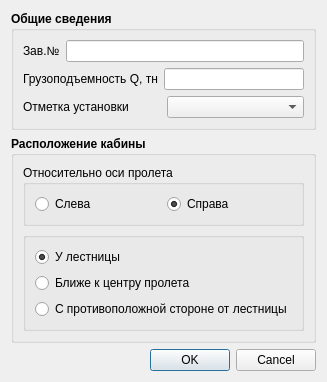
<?xml version="1.0" encoding="UTF-8"?>
<ui version="4.0">
 <class>Dialog</class>
 <widget class="QDialog" name="Dialog">
  <property name="windowModality">
   <enum>Qt::ApplicationModal</enum>
  </property>
  <property name="geometry">
   <rect>
    <x>0</x>
    <y>0</y>
    <width>295</width>
    <height>340</height>
   </rect>
  </property>
  <property name="maximumSize">
   <size>
    <width>295</width>
    <height>340</height>
   </size>
  </property>
  <property name="windowTitle">
   <string>Добавить кран</string>
  </property>
  <property name="modal">
   <bool>true</bool>
  </property>
  <layout class="QVBoxLayout" name="verticalLayout_4">
   <item>
    <widget class="QGroupBox" name="groupBox">
     <property name="font">
      <font>
       <weight>75</weight>
       <bold>true</bold>
      </font>
     </property>
     <property name="title">
      <string>Общие сведения</string>
     </property>
     <layout class="QVBoxLayout" name="verticalLayout">
      <item>
       <layout class="QHBoxLayout" name="horizontalLayout">
        <item>
         <widget class="QLabel" name="label">
          <property name="font">
           <font>
            <weight>50</weight>
            <bold>false</bold>
           </font>
          </property>
          <property name="text">
           <string>Зав.№</string>
          </property>
         </widget>
        </item>
        <item>
         <widget class="QLineEdit" name="CraneNumber"/>
        </item>
       </layout>
      </item>
      <item>
       <layout class="QHBoxLayout" name="horizontalLayout_2">
        <item>
         <widget class="QLabel" name="label_2">
          <property name="font">
           <font>
            <weight>50</weight>
            <bold>false</bold>
           </font>
          </property>
          <property name="text">
           <string>Грузоподъемность Q, тн</string>
          </property>
         </widget>
        </item>
        <item>
         <widget class="QLineEdit" name="LiftingCapacity"/>
        </item>
       </layout>
      </item>
      <item>
       <layout class="QHBoxLayout" name="horizontalLayout_3">
        <item>
         <widget class="QLabel" name="label_3">
          <property name="font">
           <font>
            <weight>50</weight>
            <bold>false</bold>
           </font>
          </property>
          <property name="text">
           <string>Отметка установки</string>
          </property>
         </widget>
        </item>
        <item>
         <widget class="QComboBox" name="PlanePoint"/>
        </item>
       </layout>
      </item>
     </layout>
    </widget>
   </item>
   <item>
    <widget class="QGroupBox" name="groupBox_2">
     <property name="font">
      <font>
       <weight>75</weight>
       <bold>true</bold>
      </font>
     </property>
     <property name="title">
      <string>Расположение кабины</string>
     </property>
     <layout class="QVBoxLayout" name="verticalLayout_3">
      <item>
       <widget class="QGroupBox" name="groupBox_3">
        <property name="font">
         <font>
          <weight>50</weight>
          <bold>false</bold>
         </font>
        </property>
        <property name="title">
         <string>Относительно оси пролета</string>
        </property>
        <layout class="QHBoxLayout" name="horizontalLayout_5">
         <item>
          <layout class="QHBoxLayout" name="horizontalLayout_4">
           <item>
            <widget class="QRadioButton" name="LeftAxisCrane">
             <property name="text">
              <string>Слева</string>
             </property>
            </widget>
           </item>
           <item>
            <widget class="QRadioButton" name="RightAxisCrane">
             <property name="text">
              <string>Справа</string>
             </property>
             <property name="checked">
              <bool>true</bool>
             </property>
            </widget>
           </item>
          </layout>
         </item>
        </layout>
       </widget>
      </item>
      <item>
       <widget class="QGroupBox" name="groupBox_4">
        <property name="title">
         <string/>
        </property>
        <layout class="QVBoxLayout" name="verticalLayout_2">
         <item>
          <widget class="QRadioButton" name="ByStairs">
           <property name="font">
            <font>
             <weight>50</weight>
             <bold>false</bold>
            </font>
           </property>
           <property name="text">
            <string>У лестницы</string>
           </property>
           <property name="checked">
            <bool>true</bool>
           </property>
          </widget>
         </item>
         <item>
          <widget class="QRadioButton" name="ByCenter">
           <property name="font">
            <font>
             <weight>50</weight>
             <bold>false</bold>
            </font>
           </property>
           <property name="text">
            <string>Ближе к центру пролета</string>
           </property>
          </widget>
         </item>
         <item>
          <widget class="QRadioButton" name="OtherSide">
           <property name="font">
            <font>
             <weight>50</weight>
             <bold>false</bold>
            </font>
           </property>
           <property name="text">
            <string>С противоположной стороне от лестницы</string>
           </property>
          </widget>
         </item>
        </layout>
       </widget>
      </item>
     </layout>
    </widget>
   </item>
   <item>
    <widget class="QDialogButtonBox" name="buttonBox">
     <property name="orientation">
      <enum>Qt::Horizontal</enum>
     </property>
     <property name="standardButtons">
      <set>QDialogButtonBox::Cancel|QDialogButtonBox::Ok</set>
     </property>
    </widget>
   </item>
  </layout>
 </widget>
 <resources/>
 <connections>
  <connection>
   <sender>buttonBox</sender>
   <signal>accepted()</signal>
   <receiver>Dialog</receiver>
   <slot>accept()</slot>
   <hints>
    <hint type="sourcelabel">
     <x>248</x>
     <y>254</y>
    </hint>
    <hint type="destinationlabel">
     <x>157</x>
     <y>274</y>
    </hint>
   </hints>
  </connection>
  <connection>
   <sender>buttonBox</sender>
   <signal>rejected()</signal>
   <receiver>Dialog</receiver>
   <slot>reject()</slot>
   <hints>
    <hint type="sourcelabel">
     <x>316</x>
     <y>260</y>
    </hint>
    <hint type="destinationlabel">
     <x>286</x>
     <y>274</y>
    </hint>
   </hints>
  </connection>
 </connections>
</ui>
